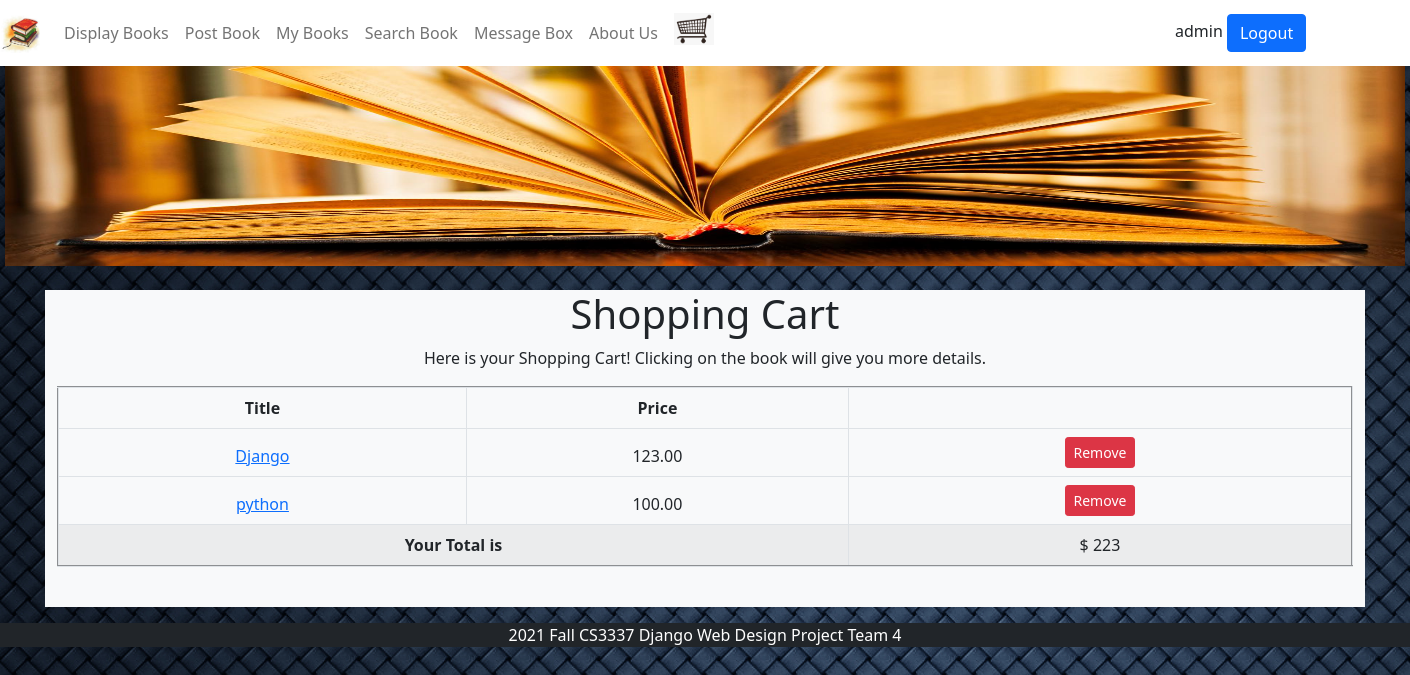
/shoppingcart (signed in), run on the app's committed database.
### bookMng/models.py (models this page shows, shortened)
class UserCart(models.Model):
    name = models.CharField(max_length=200, default="Anonymous")
    username = models.ForeignKey(User, blank=True, null=True, on_delete=models.CASCADE)
    bookId = models.ForeignKey(Book, blank=True, null=True, on_delete=models.CASCADE)
    price = models.DecimalField(decimal_places=2, max_digits=6)

### bookMng/views.py (the view)
# urls.py: path('shoppingcart', views.shoppingcart, name='shoppingcart'),
@login_required(login_url=reverse_lazy('login'))
def shoppingcart(request):
    books = UserCart.objects.filter(username=request.user)
    totalPrice = list(books.aggregate(Sum('price')).values())[0]
    return render(request,
        'bookMng/shoppingcart.html',
        {
            'item_list': MainMenu.objects.all(),
            'books': books,
            'totalPrice': totalPrice
        })

### bookEx/templates/bookMng/shoppingcart.html (shortened to what this page needs)
{% extends "base.html" %}
{% load static %}
{% block content %}
<h1 align="center">Shopping Cart </h1>
<p align="center">Here is your Shopping Cart! Clicking on the book will give you more details.</p>
{% if not books %}
    <h3 align="center">Shopping Cart is currently empty! Go to Display Books to add to your shopping cart!</h3>
{% else %}
    <table class="table table-striped table-bordered mx-auto" align="center" border="2">
        <thead class="thead-light">
            <tr align="center">
                <th class="font-weight-bold">Title</th>
                <th class="font-weight-bold">Price</th>
            </tr>
            {% for book in books %}
        <tr align="center">
            <td>
                <a href="book_detail/{{ book.bookId.id }}">
                    {{book.name}}
                </a>
            </td>
            <td>
                {{ book.price }}
            </td>
            <td>
                <a class="btn btn-danger btn-sm" href="book_deleteCart/{{ book.id }}" role="button">Remove</a>
            </td>
        </tr>
    {% endfor %}
        </thead>
        <tr align="center">
        <td colspan="2"><b>Your Total is</b></td>
        <td>$ {{totalPrice}}</td>
    </tr>
    </table>
{% endif %}
<br>
{% endblock content %}

### bookEx/templates/base.html (shortened to what this page needs)
{% load static %}
<!DOCTYPE html>
<html lang="en">
<head>
    <link href="{% static 'main.css' %}" rel="stylesheet" type="text/css">
    <link href="https://cdn.jsdelivr.net/npm/bootstrap@5.0.2/dist/css/bootstrap.min.css" rel="stylesheet">
    <link href="{% static 'stars.css' %}" rel="stylesheet" type="text/css"/>
    <link rel="stylesheet" href="https://cdnjs.cloudflare.com/ajax/libs/font-awesome/4.7.0/css/font-awesome.min.css">
</head>
<body style="background-image: url('{% static 'bg.jpg' %}');">
    <nav class="navbar navbar-expand-sm navbar-light sticky-top" style="background-color: white;">
        <a class="navbar-brand " href="/">
            <img src="{% static 'logo.jfif' %}" width="40" height ="40" alt=""/>
        </a>
        <div class="collapse navbar-collapse">
            <ul class="navbar-nav mr-auto">
                    <li class="nav-item">
                        <a class="nav-link" href="\displaybooks">Display Books</a>
                    </li>
                    <li class="nav-item">
                        <a class="nav-link" href="\postbook">Post Book</a>
                    </li>
                    <li class="nav-item">
                        <a class="nav-link" href="\mybooks">My Books</a>
                    </li>
                    <li class="nav-item">
                        <a class="nav-link" href="\search">Search Book</a>
                    </li>
                    <li class="nav-item">
                        <a class="nav-link" href="\messagebox">Message Box</a>
                    </li>
                    <li class="nav-item">
                        <a class="nav-link" href="\aboutus">About Us</a>
                    </li>
                    {% if user.is_authenticated %}
                        <div class="px-2">
                            <a href="{% url 'shoppingcart' %}">
                                <img src= "{% static 'cart_logo.png' %}" class="" style="width: 40px">
                            </a>
                        </div>
                    {% endif %}
                </ul>
        </div>
        <div class="col-sm-2" align="justify">
            {% if user.is_authenticated %}
                {{ user.username }}
                <a class="btn btn-primary" href="{% url 'logout' %}?next=/" role="button">Logout</a>
            {% else %}
                Not Logged in
                <a class="btn btn-primary" href="{% url 'login' %}?next=/" role="button">Login</a>
            {% endif %}
        </div>
    </nav>
    <div class="col-md-12 col-lg-12" >
        <div class="px-0" align="center">
            <img src="{% static 'topbanner.jpg' %}" width="1400" height="200" alt=""/>
        </div>
    </div>
    <br>
    <div class="container bg-light">
        {% block content %}{% endblock content %}
    </div>
    <div id="footer" class="col-12 mt-3 text-white bg-dark" align="center">
        2021 Fall CS3337 Django Web Design Project Team 4
    </div>
</body>
</html>

### data on the page
UserCart: name "Django", price "123.00"
UserCart: name "python", price "100.00"

### other printed values
{{ user.username }} "admin"
{{ totalPrice }} "223"
